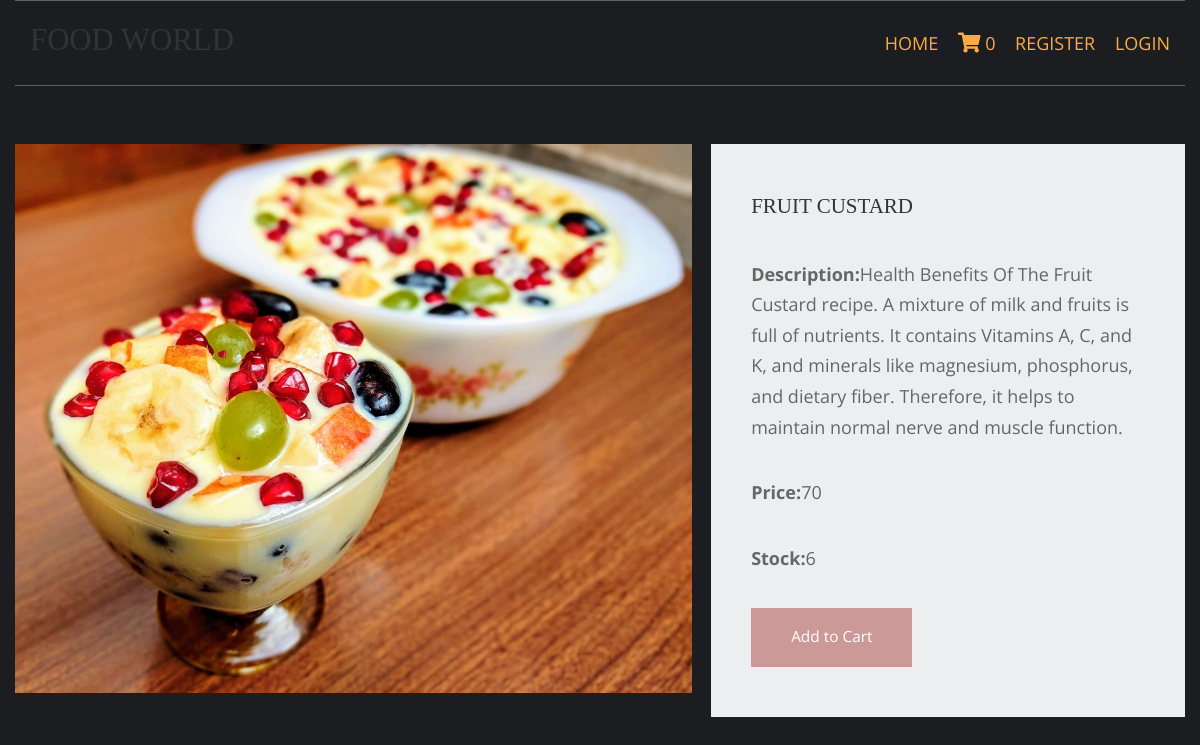
The page /fruit-recipe/fruit-custard on the database its author committed.
### shop/models.py (models this page shows, shortened)
class products(models.Model):
    name=models.CharField(max_length=150,unique=True)
    slug=models.CharField(max_length=150,unique=True)
    img=models.ImageField(upload_to='product')
    desc=models.TextField()
    stock=models.IntegerField()
    available=models.BooleanField
    price=models.IntegerField()
    category=models.ForeignKey(categ,on_delete=models.CASCADE)

### shop/views.py (the view)
# urls.py: path('<slug:c_slug>/<slug:product_slug>',views.prodDetails,name='details'),
def prodDetails(request,c_slug,product_slug):
    try:
        prodt=products.objects.get(category__slug=c_slug,slug=product_slug)
    except Exception as e:
        raise e
    return render(request,'product.html',{'pr':prodt})

### cart/context_processor.py (called while the page is built)
def count(request):
    item_count=0
    if 'admin' in request.path:
        return {}
    else:
        try:
            ct=cartlist.objects.filter(cart_id=c_id(request))
            cti=items.objects.all().filter(cart=ct[:1])
            for c in cti:
                item_count += c.quan
        except cartlist.DoesNotExist:
            item_count=0
        return dict(itc=item_count)

### cart/views.py (called while the page is built)
def c_id(request):
    ct_id=request.session.session_key
    if not ct_id:
        ct_id=request.session.create()
    return ct_id

### templates/product.html (shortened to what this page needs)
{% extends 'base.html' %}
{% load static %}
{% block content %}
<html lang="en">
<head>
    <link href="{% static 'pr/fontawesome/pr/css/all.min.css' %}" rel="stylesheet" />
    <link href="{% static 'pr/css/templatemo-comparto.css' %}" rel="stylesheet" />
</head>
<body>
    <br><br>
        <section class="tm-mb-1" id="about">
            <div class="tm-row tm-about-row">
                <div class="tm-section-1-l">
                    <img src="{{pr.img.url}}" alt="About image" class="tm-img-responsive">
                </div>
                <article class="tm-section-1-r tm-bg-color-8">
                    <h2 class="tm-mb-2 tm-title-color">{{pr.name}}</h2>
                    <p><a rel="nofollow" href="https://templatemo.com/tm-544-comparto" target="_parent"></a> <p> <b>Description:</b>{{pr.desc}} </p>
                    <p><b>Price:</b>{{pr.price}}<br></p>
                    <p><b>Stock:</b>{{pr.stock}}</p>
                    {% if pr.stock <= 0 %}
                    <h1 style="color:red">Sorry No Stock Left </h1>
                    {% else %}
                    <a href="{% url 'addcart' pr.id %}" class="tm-btn tm-btn-1 tm-link-to-services">Add to Cart</a>
                    {% endif %}
                </article>
            </div>
        </section>
</body>
</html>
{% endblock %}

### static/hm/layout/styles/layout.css (style rules this page uses)
*, *::before, *::after { transition:all .3s ease-in-out; }
body { color:#A5A6AA; background-color:#1C1D21; }
a { color:#FBAB45; }

### static/pr/css/templatemo-comparto.css (style rules this page uses)
*, *::before, *::after { box-sizing: border-box; outline: none; }
ul, h1, h2, h3, h4, p, figure { padding: 0; margin: 0; }
body { font-family: 'Open Sans', Arial, sans-serif; font-size: 18px; overflow-x: hidden; padding-left: 15px; padding-right: 15px; margin: 0; }
h2 { font-size: 1.5rem; }
a { transition: all 0.3s ease; text-decoration: none; }
p { color: #666; line-height: 1.7; margin-bottom: 35px; }
h1, h2, h3, h4, h5, h6 { color: #333; }
.tm-mb-1 { margin-bottom: 20px; }
.tm-mb-2 { margin-bottom: 40px; }
.tm-bg-color-8 { background-color: #EDEEEF; }
.tm-img-responsive { max-width: 100%; height: auto; }
.tm-section-1-l { width: 57.85%; margin-right: 1.65%; }
.tm-section-1-r { padding: 50px 40px; width: 40.5%; }
.tm-row { display: flex; }
.tm-btn { display: inline-block; padding: 15px 40px; font-size: 1.1rem; border: none; background-color: #CC9999; color: white; }
a { color: #666; }

### static/hm/layout/styles/framework.css (style rules this page uses)
html { overflow-y:scroll; overflow-x:hidden; }
html, body { margin:0; padding:0; font-size:14px; line-height:1.6em; }
*, *::before, *::after { box-sizing:border-box; }
a { outline:none; text-decoration:none; }
img { width:auto; max-width:100%; height:auto; margin:0; padding:0; border:none; line-height:normal; vertical-align:middle; }
body, input, textarea, select { font-family:Verdana, Geneva, sans-serif; }
h1, h2, h3, h4, h5, h6, .heading { font-family:Georgia, "Times New Roman", Times, serif; }
::placeholder { opacity:1; }
h1, h2, h3, h4, h5, h6, .heading { margin:0 0 20px 0; font-size:1.4rem; line-height:normal; font-weight:normal; text-transform:uppercase; }
address, article, aside, figcaption, figure, footer, header, main, nav, section { display:block; margin:0; padding:0; }

### rows shown on the page
products: img (picture), name "FRUIT CUSTARD", desc "Health Benefits Of The Fruit Custard recipe. A mixture of milk and fruits is full of nutrients. It contains Vitamins A, C, and K, and minerals like magnesium, phosphorus, and dietary fiber. Therefore, it helps to maintain normal nerve and muscle function.", price "70", stock "6"

### other values the page prints
{{ itc }} "0"
